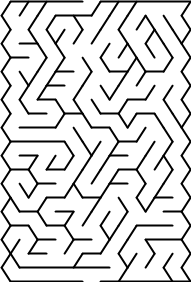
#> input picture mazes/Delta20x20.png, 191 x 282 px; its folder holds only this picture in this run
$ python -i mazePuzzleSolver.py   (imports and definitions only)
#> lines starting #> are read from the running program, lines starting #| are printed output that depends on the picture
import streamlit as st
import os
import cv2
import numpy as np
import time
from PIL import Image

# [76 lines left out: functions dilate, erode, not called in this run]

def solve(ImgCV, kSize = 21):
    sleepTime = 2

    img = ImgCV.copy()

    ret, binaryImage = cv2.threshold(img, 10, 255, cv2.THRESH_BINARY_INV)
    imageLocation.image(binaryImage, use_column_width=True, caption="Binary Image")
    time.sleep(sleepTime)

    contours, hierarchy = cv2.findContours(binaryImage, cv2.RETR_EXTERNAL, cv2.CHAIN_APPROX_NONE)
    path = np.zeros(binaryImage.shape, np.uint8)
    cv2.drawContours(path, contours, 1, (255,255,255), cv2.FILLED)
    imageLocation.image(path, use_column_width=True, caption='After contour')
    time.sleep(sleepTime)
    kernel = np.ones((kSize,kSize),np.uint8)*255
    dilated = dilate(path,kernel,[kSize//2,kSize//2])

    imageLocation.image(dilated, use_column_width=True, caption="Dilated")
    time.sleep(sleepTime)
    kernel = np.ones((int(kSize/2),int(kSize/2)),np.uint8)*255
    erosion = erode(dilated,kernel,[kSize//4,kSize//4])
    # erosion = cv2.erode(dilated,kernel,iterations = 1)

    imageLocation.image(erosion, use_column_width=True, caption="Eroded")

    time.sleep(sleepTime)

    diff = cv2.absdiff(erosion, dilated)

    img = cv2.cvtColor(img,cv2.COLOR_GRAY2RGB)

    img[diff==255] = (0,255,0)

    imageLocation.image(img, use_column_width=True, caption="Solved Puzzle")

# [8 lines left out: function hideMenuandFooter, not called in this run]

def applyStyleCSS():
    with open("style.css") as f:
        st.markdown('<style>{}</style>'.format(f.read()), unsafe_allow_html=True)

# [2 lines not run here, left out]

folder = 'mazes/'

imageDict = {}
# [6 lines not run here, left out]
# [1 line that did not run here, left out]
# [1 line that did not run here, left out]
# [1 line not run here, left out]
# [1 line that did not run here, left out]

# [1 line that did not run here, left out]

# [1 line that did not run here, left out]

# [6 lines not run here, left out]

>>> import cv2
>>> picture = cv2.imread('mazes/Delta20x20.png')
#> picture is the input picture: shape (282, 191, 3); min 0, max 255, mean 218.5
>>> result = solve(picture)
#> in solve, `ret, binaryImage = cv2.threshold(img, 10, 255, cv2.THRESH_BINARY_INV)`:
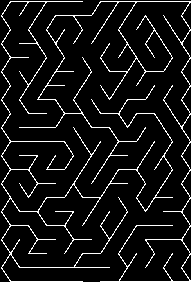
#> binaryImage: shape (282, 191, 3); 7.7% white in thin lines or dots
#> (the run stopped early here; a loop or call above may not have finished)

$ run again, on mazes/Delta80x80.png
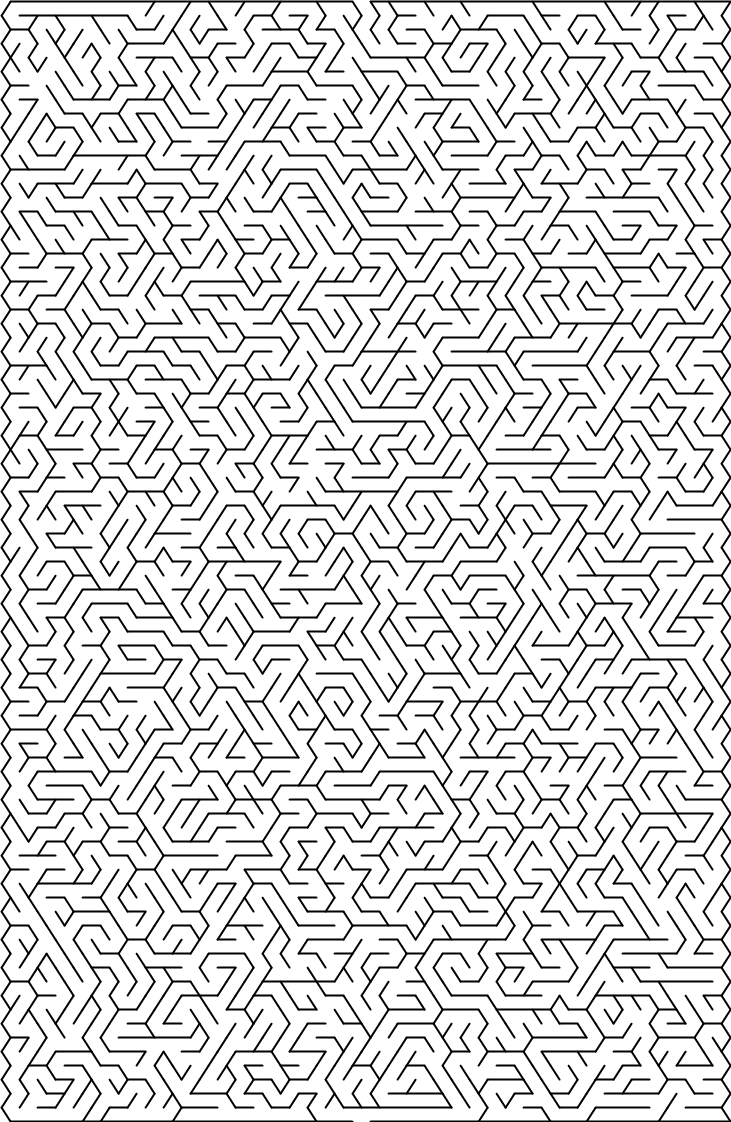
#> input picture mazes/Delta80x80.png, 731 x 1122 px
#> picture is the input picture: shape (1122, 731, 3); min 0, max 255, mean 219.9
#> in solve, `ret, binaryImage = cv2.threshold(img, 10, 255, cv2.THRESH_BINARY_INV)`:
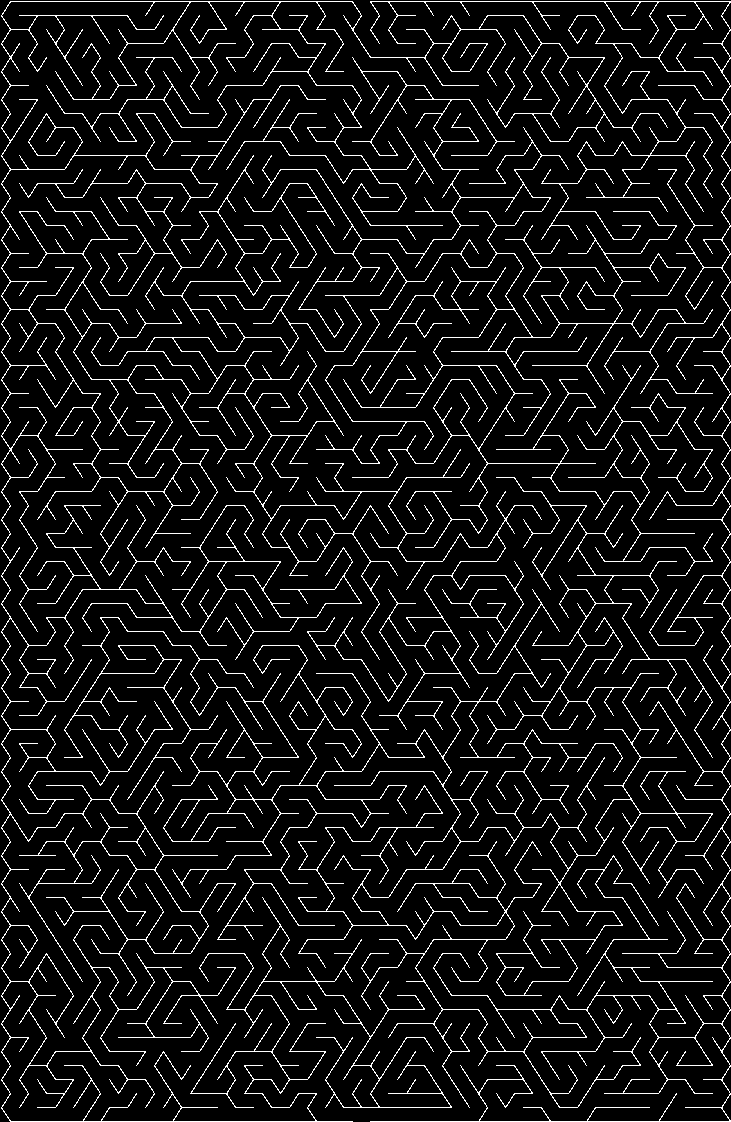
#> binaryImage: shape (1122, 731, 3); 7.4% white in thin lines or dots

$ run again, on mazes/Deltha40x40.png
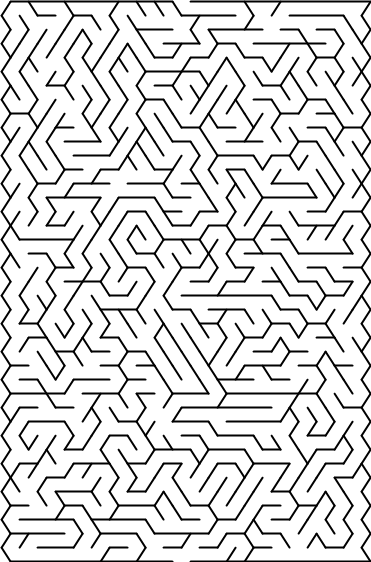
#> input picture mazes/Deltha40x40.png, 371 x 562 px
#> picture is the input picture: shape (562, 371, 3); min 0, max 255, mean 219.4
#> in solve, `ret, binaryImage = cv2.threshold(img, 10, 255, cv2.THRESH_BINARY_INV)`:
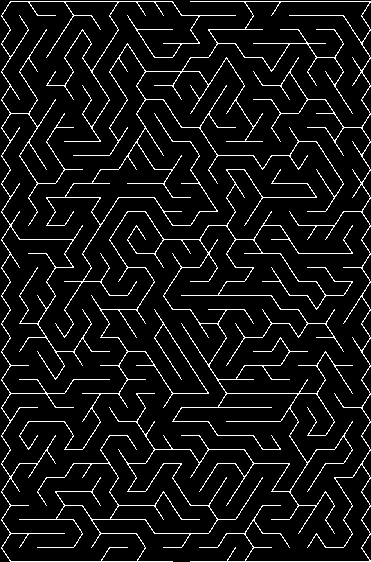
#> binaryImage: shape (562, 371, 3); 7.5% white in thin lines or dots

$ run again, on mazes/Orthogonal100x100.png
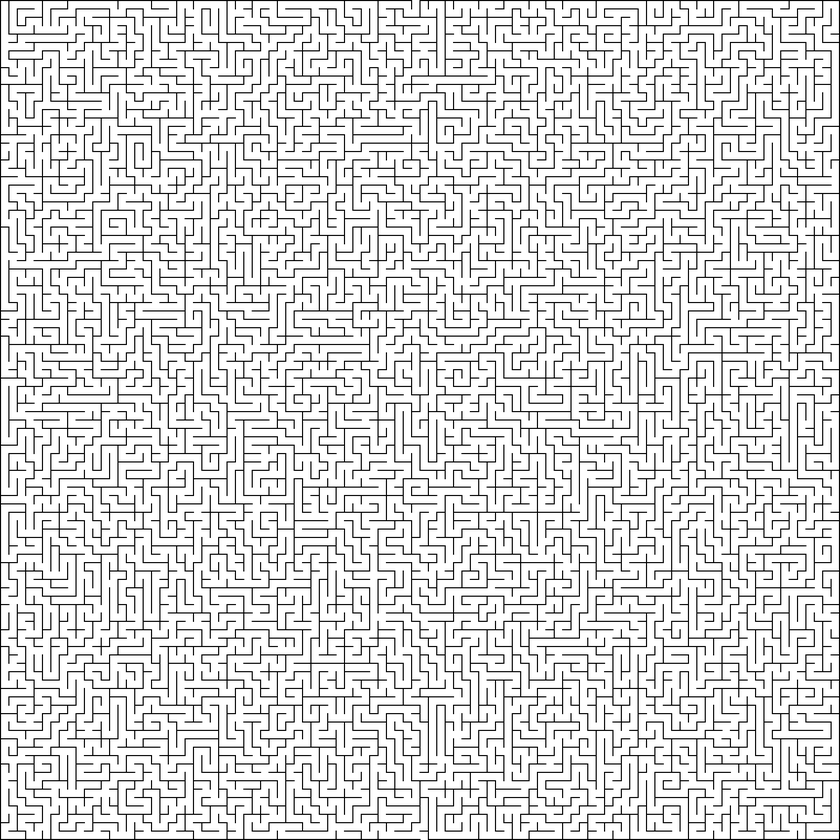
#> input picture mazes/Orthogonal100x100.png, 840 x 840 px, shrunk from 1602 x 1602 before the run
#> picture is the input picture: shape (840, 840, 3); min 0, max 255, mean 219
#> in solve, `ret, binaryImage = cv2.threshold(img, 10, 255, cv2.THRESH_BINARY_INV)`:
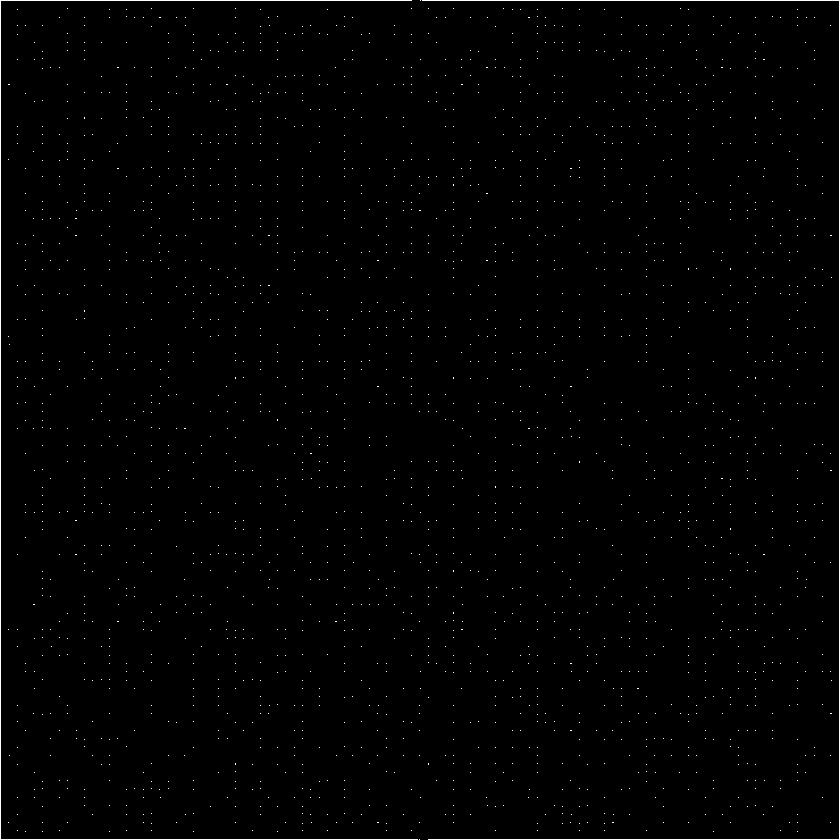
#> binaryImage: shape (840, 840, 3); 0.82% white in thin lines or dots
